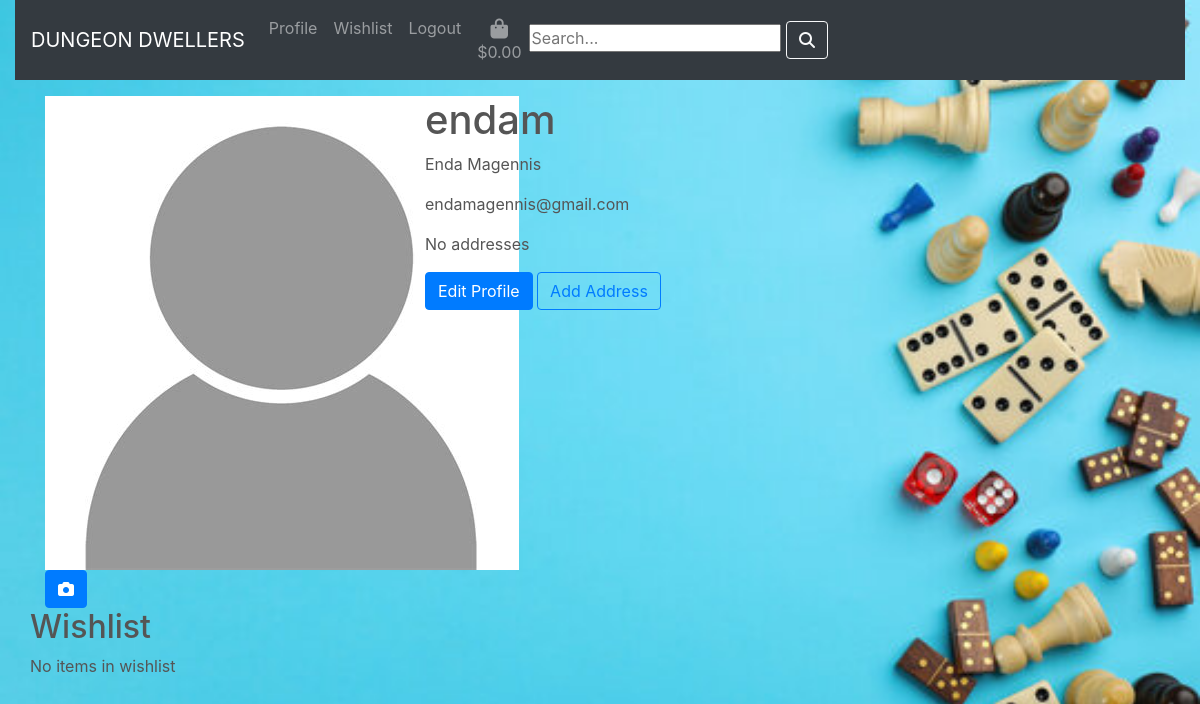
The app's page /profiles/endam/ (signed in), older data.
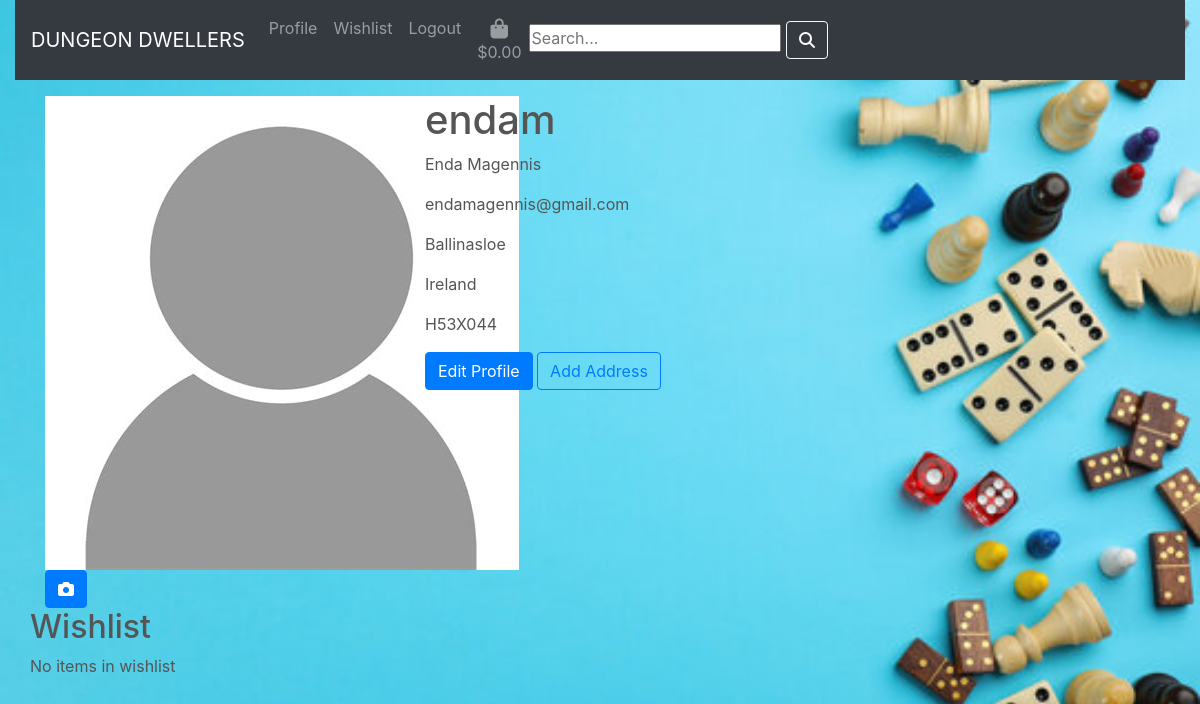
The same page, newer data.
### profiles/models.py (models this page shows, shortened)
class Address(models.Model):
    profile = models.ForeignKey(
        Profile,
        on_delete=models.CASCADE,
        related_name='addresses',
        verbose_name='Profile',
    )
    address_line_1 = models.CharField(
        max_length=80,
        null=True,
        blank=True,
        verbose_name='Address 1',
    )
    address_line_2 = models.CharField(
        max_length=80,
        null=True,
        blank=True,
        verbose_name='Address 2',
    )
    county = models.CharField(
        max_length=80,
        null=True,
        blank=True,
        verbose_name='County',
    )
    city = models.CharField(
        max_length=80,
        null=True,
        blank=True,
        verbose_name='City',
    )
    country = CountryField(
        blank_label='(select country)',
        null=True,
        blank=True,
        verbose_name='Country',
    )
    post_code = models.CharField(
        max_length=10,
        verbose_name='Post Code',
    )
    is_default = models.BooleanField(
        default=False,
        verbose_name='Default Address',
    )
    created_at = models.DateTimeField(
        auto_now_add=True,
        verbose_name='Created At',
    )
    updated_at = models.DateTimeField(
        auto_now=True,
        verbose_name='Updated At',
    )

### profiles/views.py (the view)
# urls.py: path('<str:user>/', ProfileView.as_view(), name='profile'),
class ProfileView(View):
    def get(self, request, *args, **kwargs):
        if request.user.is_authenticated:
            profile = get_object_or_404(Profile, user=request.user)
            addresses = Address.objects.filter(profile=profile)
            default_address = addresses.filter(is_default=True)
            context = {
                'profile': profile,
                'addresses': addresses,
                'default_address': default_address,
            }
            return render(request, 'profiles/profile.html', context)
        else:
            return render(request, 'home/index.html')

### bag/contexts.py (called while the page is built, shortened)
def bag_contents(request):
    bag_items = []
    total = 0
    product_count = 0
    bag = request.session.get('bag', {})
    if total < settings.FREE_DELIVERY_THRESHOLD:
        delivery = total * Decimal(settings.STANDARD_DELIVERY_PERCENTAGE / 100)
        free_delivery_delta = settings.FREE_DELIVERY_THRESHOLD - total
    else:
        delivery = 0
        free_delivery_delta = 0
    grand_total = delivery + total
    context = {
        'bag_items': bag_items,
        'total': total,
        'product_count': product_count,
        'delivery': delivery,
        'free_delivery_delta': free_delivery_delta,
        'free_delivery_threshold': settings.FREE_DELIVERY_THRESHOLD,
        'grand_total': grand_total,
    }
    return context

### profiles/templates/profiles/profile.html (shortened to what this page needs)
{% extends 'base.html' %}
{% load static %}
{% block content %}
    <div class="container mt-5">
        <div class="row">
            <div class="col-md-4">
                {% if user.profile.avatar.url %}
                    <img src="{{ user.profile.avatar.url }}" alt="{{ user.username }} profile picture" class="avatar img-round">
                {% else %}
                    <img src="{% static 'images/default_pfp.jpg' %}" alt=" profile picture" class="avatar img-round">
                {% endif %}
                <a href="" class="btn btn-primary" id="ajax-edit-avatar-btn"><i class="fa fa-camera"></i></a>
            </div>
            <div class="col-md-8">
                <h1>{{ user.username }}</h1>
                <p>{{ profile.first_name }} {{ profile.last_name }}</p>
                <p>{{ user.email }}</p>
                {% if addresses %}
                    {% if default_address %}
                        {% for field in default_address %}
                            <p>{{ field.address_line_1 }}</p>
                            <p>{{ field.country.name }}</p>
                            <p>{{ field.post_code }}</p>
                        {% endfor %}
                    {% else %}
                        <p>No default address</p>
                    {% endif %}
                {% else %}
                    <p>No addresses</p>
                {% endif %}
                <a href="{% url 'update_profile' user=request.user %}" class="btn btn-primary">Edit Profile</a>
                <a href="{% url 'add_address' %}" class="btn btn-outline-primary">Add Address</a>
            </div>
            <div class="wishlist">
                <h2>Wishlist</h2>
                {% if wishlist %}
                    <p>{{ wishlist.count }} items in wishlist</p>
                {% else %}
                    <p>No items in wishlist</p>
                {% endif %}
            </div>
        </div>
    </div>
{% endblock %}

Row changes from the older to the newer data that the page shows:
added Address: address_line_1 "Ballinasloe", country.name "Ireland", post_code "H53X044"
Text that changed along with them:
text no longer shown: "No addresses"
